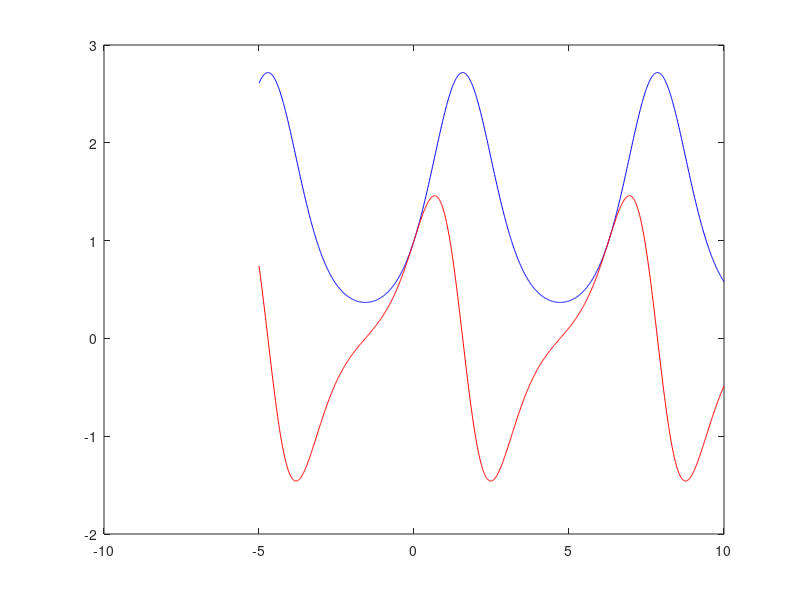

MATLAB code to generate this figure:
%{
MATH 340: 25 September, 2019
Zane and Dr. McNelis
%}

% A matrix is an array of (typically real) numbers.
% MATLAB is not symbolic and operates on numeric matrices by default.

% Running some example calculations:
sin(pi/6)
sqrt(6)

format long;
sqrt(6)

format rat;
% pi is NOT a rational number, but MATLAB approximates this for us.
pi
sin(pi/6)

format short; % Back to default

% Worksheet problem 1: use format long to get 10 decimal places.
a = sin(pi/12);
b = sqrt(15*exp(3)-7);
c = nthroot(52,3);
d = atan(27);
e = log(cos(pi/8)^2+2);

% A matrix is a rectangular array of numbers, and we describe it by the
% number of rows and columns it has. E.g. A(2,3) is the entry of the matrix
% A at row 2, column 3.
A = [1 2 3 4; 5, 6, 7, 8]; %OR you can do
% A = [
%     1 2 3 4
%     5 6 7 8
%     ];
% The ; at the end of a line suppresses the output of the line.

matrix2 = [2, 3, 4, 5, 6; 1, 2, 4, 5, 6; 7, 6, 8, 7, 11];

% Slicing matrices
row2 = matrix2(2,:);

% Worksheet problem 2
A = [9 2 0; 4 4 4; 4 4 4];
B = [9; 8; 0]; %OR [9 8 0]'; this is called the transpose operation.
C = A*B;
D = A^3;
E = A.^3;

% To multiply the matrices A and B, the number of columns of A must match
% the number of rows of B, otherwise the operation is not defined. The
% output matrix will have the same number of rows as A and the same number
% of columns as B.

% This implies that you can only do the operation A^3 if A is square
% (number of rows = number of columns).
% If we want to multiply or exponentiate the elements of a matrix rather
% than a matrix itself, this is called a component-wise operation. You need
% to specifiy either .* or .^ or ./ to do this. Watch out when you do
% divisions because both ./ and .\ are different in MATLAB.

% An array = a vector = matrix where one dimension is one.

% Plotting curves in MATLAB: need two vectors of values for a 2D plot.
x = -2:1:2; % Generates the sequence of numbers -2, -1, 0, 1, 2.

% Problem 3a
x = -4:0.01:4;
y = atan(x)./(x.^2+1);
plot(x,y);

% Problem 3b
x = -5:0.01:10;
f = exp(sin(x));
g = cos(x).*exp(sin(x));

plot(x,f,'b',x,g,'r')

